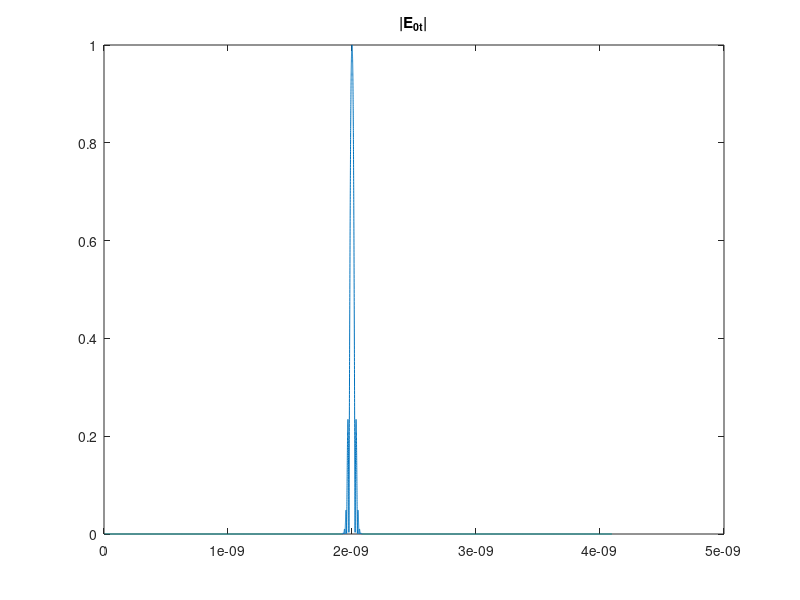
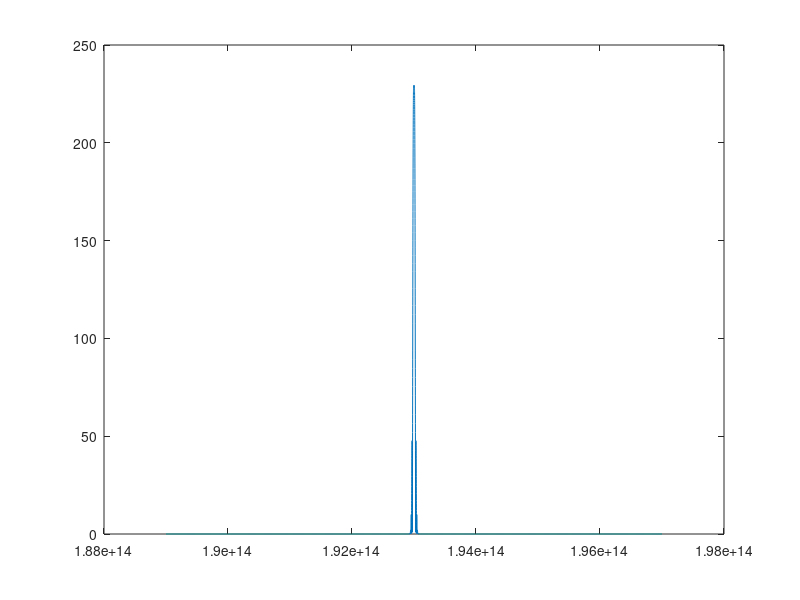
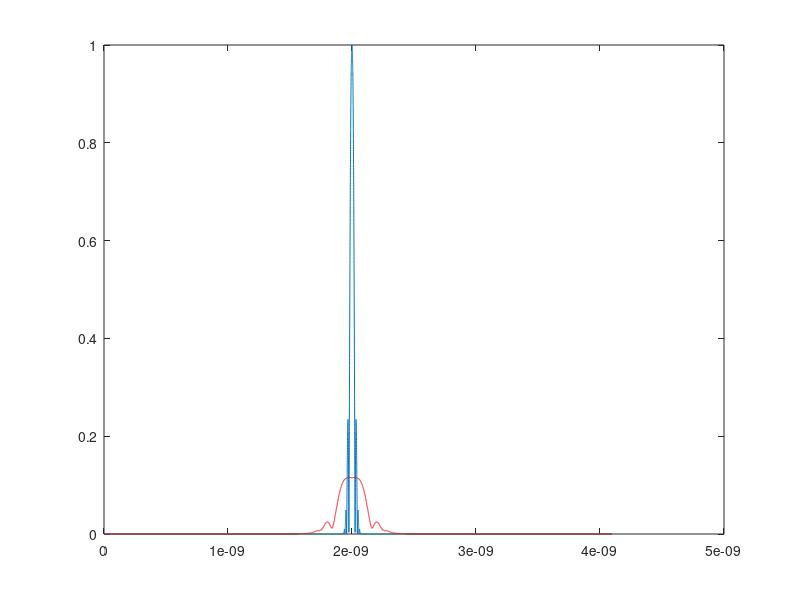
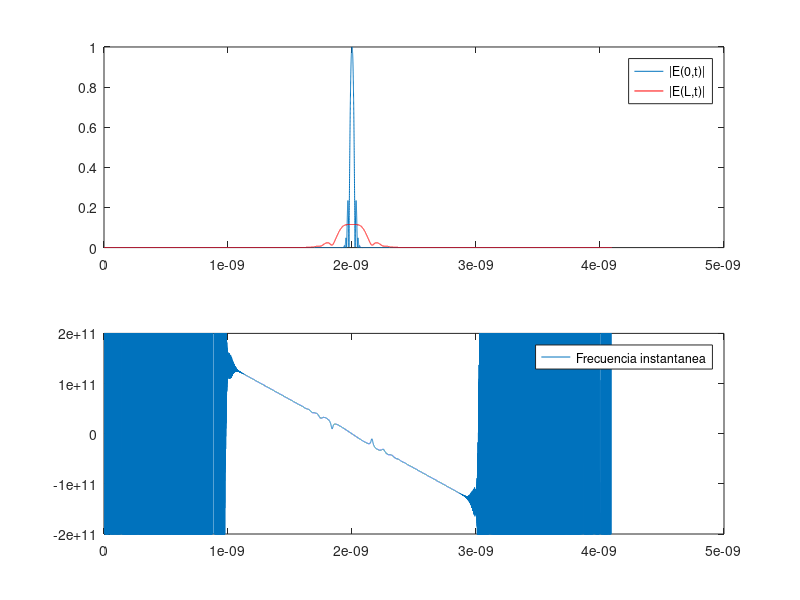

These figures' MATLAB source, in order:
%%%% CODIGO CLASE 1/12 - PASO BAJO EQUIVALENTE %%%%

%% 0.- Inicializacion variables
clear, clc
% Constates
c = 2.99793e8;
f_0 = 193e12;
C = 2; % Parametro Chirp

% Parto ahora del dominio frecuencial para llegar al temporal en todo el
% bloque de tratamiento digital de senal

N_frec = 2.^15; % El paso bajo es mas rapido - Exige menos puntos
f_i = linspace(f_0-4e12, f_0+4e12, N_frec+1).'; % 4THz para cada lado desde f0
f_i_PB = f_i-f_0;  % Cambio de variable para formalismo paso bajo eq.
f_max = f_i(length(f_i),1)-f_i(1,1); 
f_muestreo = f_i(2,1)-f_i(1,1);

t_muestreo = 1/f_max;
t_i = t_muestreo.*(0:1:N_frec).';

%% 1.- Definicion senal entrada dominio tiempo

% Parametros de entrada
A_0 = 1;
tau_0 = 20e-12;
tau_d = 2000e-12; % Factor de desplazamiento si fuera necesario

% Con chirp
e_t_0 = A_0.*exp(-(t_i-tau_d).^2./(2*tau_0.^2)).*cos(-C.*((t_i-tau_d).^2)./(2*tau_0.^2));
%e_t_0 = A_0.*exp(-(1+1j*C).*(t_i-tau_d).^2.*inv(2*tau_0.^2));
%e_t_0 = A_0.*exp(-0.5.*((t_i-tau_d)./tau_0).^2);

% En el dominio frecuencial
E_f_0 = fftshift(fft(e_t_0));

%% Representacion temporal
figure, plot(t_i, abs(e_t_0)); 
title('|E_0_t|')
% Ahora tenemos una amplitud compleja que tiene modulo y fase, sin embargo
% a la entrada solo tengo modulo

%% Representacion frecuencial
figure(2), plot(f_i,abs(E_f_0))

%% 2.- Medio dispersivo: Parametros fibra optica

alfa_0 = 0.2; % dB/km
alfa_0_un = 0.1*log(10)*alfa_0/1000; % m-1, necesito unidades naturales

n = 1.452;       % indice de grupo
L = 50e3;        % Longitud en metros
v_grupo = c/n;
t_grupo = L/v_grupo;
beta_0_1 = 0;
beta_0_2 = -20e-24*1e-3; %ps^2/km

% H(L,-w) = H*(L,w) (Conjugado)
% Desprecio beta0 (afecta a todo igual y se quita)
% Desprecio beta0' porque me moveria la ventana. 

H_f_L = exp(-0.5*alfa_0_un*L).*exp(-1i*beta_0_1*L*2*pi*(f_i-f_0)).*exp(-1i*0.5.*beta_0_2*L*(2*pi*(f_i-f_0)).^2);

%% Representacion funcion transferencia
%figure, plot(f_i, abs(H_f_L)) % Modulo de la funcion de transferencia
%figure, plot(f_i, unwrap(angle(H_f_L))) % Modulo de la funcion de transferencia
%set(gca,'Xlim',[f_0-1e12 f_0+1e12])
% La dependecia de la fase de la funcion de transferencia con respecto a la
% fase es cuadratica. Como el tiempo de grupo es la derivada de esta fase
% respecto a w, el tiempo de grupo es lineal respecto a omega.

%% Senal a la salida en el dominio frecuencia
E_f_L = E_f_0 .* H_f_L;

%% Calculo senal salida dominio tiempo
e_t_L = ifft(fftshift(E_f_L));

%% Representacion
figure, plot(t_i,abs(e_t_0)), hold on
plot(t_i,abs(e_t_L),'r')
%set(gca,'Ylim',[0 2.24e-3])

%% Hallamos fase instantanea
fase = unwrap(angle(e_t_L));
f_inst = inv(2*pi).*diff(fase)./diff(t_i);
% Como se distribuyen las componentes espectrales
figure, plot(t_i(1:length(t_i)-1,1),f_inst) 

%% 
subplot(211)
plot(t_i,abs(e_t_0)), hold on
plot(t_i,abs(e_t_L),'r')
legend('|E(0,t)|','|E(L,t)|')
%set(gca,'Xlim',[0.2e-9 0.8e-9])    % Varia segun la representacion
%set(gca,'Ylim',[0 0.05])           % Varia segun la representacion
subplot(212)
plot(t_i(1:length(t_i)-1,1),f_inst)
legend('Frecuencia instantanea')
%set(gca,'Xlim',[0.2e-9 0.8e-9])    % Varia segun la representacion
set(gca,'Ylim',[-2e11 2e11])